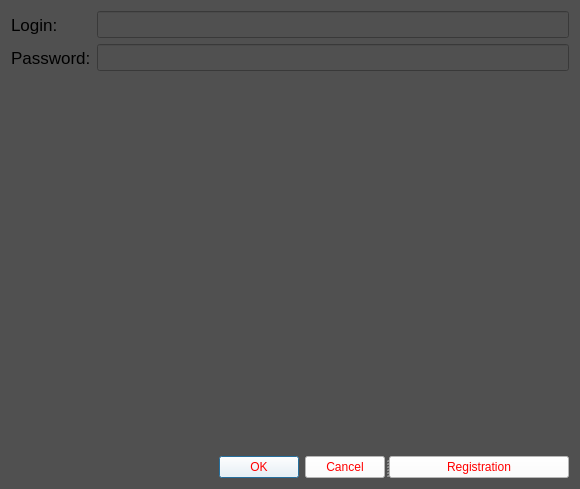
<?xml version="1.0" encoding="UTF-8"?>
<ui version="4.0">
 <class>LoginWindow</class>
 <widget class="QDialog" name="LoginWindow">
  <property name="geometry">
   <rect>
    <x>0</x>
    <y>0</y>
    <width>580</width>
    <height>489</height>
   </rect>
  </property>
  <property name="palette">
   <palette>
    <active>
     <colorrole role="WindowText">
      <brush brushstyle="SolidPattern">
       <color alpha="255">
        <red>0</red>
        <green>0</green>
        <blue>0</blue>
       </color>
      </brush>
     </colorrole>
     <colorrole role="Button">
      <brush brushstyle="SolidPattern">
       <color alpha="255">
        <red>80</red>
        <green>80</green>
        <blue>80</blue>
       </color>
      </brush>
     </colorrole>
     <colorrole role="Light">
      <brush brushstyle="SolidPattern">
       <color alpha="255">
        <red>255</red>
        <green>255</green>
        <blue>255</blue>
       </color>
      </brush>
     </colorrole>
     <colorrole role="Midlight">
      <brush brushstyle="SolidPattern">
       <color alpha="255">
        <red>212</red>
        <green>255</green>
        <blue>255</blue>
       </color>
      </brush>
     </colorrole>
     <colorrole role="Dark">
      <brush brushstyle="SolidPattern">
       <color alpha="255">
        <red>85</red>
        <green>127</green>
        <blue>127</blue>
       </color>
      </brush>
     </colorrole>
     <colorrole role="Mid">
      <brush brushstyle="SolidPattern">
       <color alpha="255">
        <red>113</red>
        <green>170</green>
        <blue>170</blue>
       </color>
      </brush>
     </colorrole>
     <colorrole role="Text">
      <brush brushstyle="SolidPattern">
       <color alpha="255">
        <red>0</red>
        <green>0</green>
        <blue>0</blue>
       </color>
      </brush>
     </colorrole>
     <colorrole role="BrightText">
      <brush brushstyle="SolidPattern">
       <color alpha="255">
        <red>255</red>
        <green>255</green>
        <blue>255</blue>
       </color>
      </brush>
     </colorrole>
     <colorrole role="ButtonText">
      <brush brushstyle="SolidPattern">
       <color alpha="255">
        <red>0</red>
        <green>0</green>
        <blue>0</blue>
       </color>
      </brush>
     </colorrole>
     <colorrole role="Base">
      <brush brushstyle="SolidPattern">
       <color alpha="255">
        <red>80</red>
        <green>80</green>
        <blue>80</blue>
       </color>
      </brush>
     </colorrole>
     <colorrole role="Window">
      <brush brushstyle="SolidPattern">
       <color alpha="255">
        <red>80</red>
        <green>80</green>
        <blue>80</blue>
       </color>
      </brush>
     </colorrole>
     <colorrole role="Shadow">
      <brush brushstyle="SolidPattern">
       <color alpha="255">
        <red>0</red>
        <green>0</green>
        <blue>0</blue>
       </color>
      </brush>
     </colorrole>
     <colorrole role="AlternateBase">
      <brush brushstyle="SolidPattern">
       <color alpha="255">
        <red>212</red>
        <green>255</green>
        <blue>255</blue>
       </color>
      </brush>
     </colorrole>
     <colorrole role="ToolTipBase">
      <brush brushstyle="SolidPattern">
       <color alpha="255">
        <red>255</red>
        <green>255</green>
        <blue>220</blue>
       </color>
      </brush>
     </colorrole>
     <colorrole role="ToolTipText">
      <brush brushstyle="SolidPattern">
       <color alpha="255">
        <red>0</red>
        <green>0</green>
        <blue>0</blue>
       </color>
      </brush>
     </colorrole>
     <colorrole role="PlaceholderText">
      <brush brushstyle="SolidPattern">
       <color alpha="127">
        <red>0</red>
        <green>0</green>
        <blue>0</blue>
       </color>
      </brush>
     </colorrole>
    </active>
    <inactive>
     <colorrole role="WindowText">
      <brush brushstyle="SolidPattern">
       <color alpha="255">
        <red>0</red>
        <green>0</green>
        <blue>0</blue>
       </color>
      </brush>
     </colorrole>
     <colorrole role="Button">
      <brush brushstyle="SolidPattern">
       <color alpha="255">
        <red>80</red>
        <green>80</green>
        <blue>80</blue>
       </color>
      </brush>
     </colorrole>
     <colorrole role="Light">
      <brush brushstyle="SolidPattern">
       <color alpha="255">
        <red>255</red>
        <green>255</green>
        <blue>255</blue>
       </color>
      </brush>
     </colorrole>
     <colorrole role="Midlight">
      <brush brushstyle="SolidPattern">
       <color alpha="255">
        <red>212</red>
        <green>255</green>
        <blue>255</blue>
       </color>
      </brush>
     </colorrole>
     <colorrole role="Dark">
      <brush brushstyle="SolidPattern">
       <color alpha="255">
        <red>85</red>
        <green>127</green>
        <blue>127</blue>
       </color>
      </brush>
     </colorrole>
     <colorrole role="Mid">
      <brush brushstyle="SolidPattern">
       <color alpha="255">
        <red>113</red>
        <green>170</green>
        <blue>170</blue>
       </color>
      </brush>
     </colorrole>
     <colorrole role="Text">
      <brush brushstyle="SolidPattern">
       <color alpha="255">
        <red>0</red>
        <green>0</green>
        <blue>0</blue>
       </color>
      </brush>
     </colorrole>
     <colorrole role="BrightText">
      <brush brushstyle="SolidPattern">
       <color alpha="255">
        <red>255</red>
        <green>255</green>
        <blue>255</blue>
       </color>
      </brush>
     </colorrole>
     <colorrole role="ButtonText">
      <brush brushstyle="SolidPattern">
       <color alpha="255">
        <red>0</red>
        <green>0</green>
        <blue>0</blue>
       </color>
      </brush>
     </colorrole>
     <colorrole role="Base">
      <brush brushstyle="SolidPattern">
       <color alpha="255">
        <red>80</red>
        <green>80</green>
        <blue>80</blue>
       </color>
      </brush>
     </colorrole>
     <colorrole role="Window">
      <brush brushstyle="SolidPattern">
       <color alpha="255">
        <red>80</red>
        <green>80</green>
        <blue>80</blue>
       </color>
      </brush>
     </colorrole>
     <colorrole role="Shadow">
      <brush brushstyle="SolidPattern">
       <color alpha="255">
        <red>0</red>
        <green>0</green>
        <blue>0</blue>
       </color>
      </brush>
     </colorrole>
     <colorrole role="AlternateBase">
      <brush brushstyle="SolidPattern">
       <color alpha="255">
        <red>212</red>
        <green>255</green>
        <blue>255</blue>
       </color>
      </brush>
     </colorrole>
     <colorrole role="ToolTipBase">
      <brush brushstyle="SolidPattern">
       <color alpha="255">
        <red>255</red>
        <green>255</green>
        <blue>220</blue>
       </color>
      </brush>
     </colorrole>
     <colorrole role="ToolTipText">
      <brush brushstyle="SolidPattern">
       <color alpha="255">
        <red>0</red>
        <green>0</green>
        <blue>0</blue>
       </color>
      </brush>
     </colorrole>
     <colorrole role="PlaceholderText">
      <brush brushstyle="SolidPattern">
       <color alpha="127">
        <red>0</red>
        <green>0</green>
        <blue>0</blue>
       </color>
      </brush>
     </colorrole>
    </inactive>
    <disabled>
     <colorrole role="WindowText">
      <brush brushstyle="SolidPattern">
       <color alpha="255">
        <red>85</red>
        <green>127</green>
        <blue>127</blue>
       </color>
      </brush>
     </colorrole>
     <colorrole role="Button">
      <brush brushstyle="SolidPattern">
       <color alpha="255">
        <red>80</red>
        <green>80</green>
        <blue>80</blue>
       </color>
      </brush>
     </colorrole>
     <colorrole role="Light">
      <brush brushstyle="SolidPattern">
       <color alpha="255">
        <red>255</red>
        <green>255</green>
        <blue>255</blue>
       </color>
      </brush>
     </colorrole>
     <colorrole role="Midlight">
      <brush brushstyle="SolidPattern">
       <color alpha="255">
        <red>212</red>
        <green>255</green>
        <blue>255</blue>
       </color>
      </brush>
     </colorrole>
     <colorrole role="Dark">
      <brush brushstyle="SolidPattern">
       <color alpha="255">
        <red>85</red>
        <green>127</green>
        <blue>127</blue>
       </color>
      </brush>
     </colorrole>
     <colorrole role="Mid">
      <brush brushstyle="SolidPattern">
       <color alpha="255">
        <red>113</red>
        <green>170</green>
        <blue>170</blue>
       </color>
      </brush>
     </colorrole>
     <colorrole role="Text">
      <brush brushstyle="SolidPattern">
       <color alpha="255">
        <red>85</red>
        <green>127</green>
        <blue>127</blue>
       </color>
      </brush>
     </colorrole>
     <colorrole role="BrightText">
      <brush brushstyle="SolidPattern">
       <color alpha="255">
        <red>255</red>
        <green>255</green>
        <blue>255</blue>
       </color>
      </brush>
     </colorrole>
     <colorrole role="ButtonText">
      <brush brushstyle="SolidPattern">
       <color alpha="255">
        <red>85</red>
        <green>127</green>
        <blue>127</blue>
       </color>
      </brush>
     </colorrole>
     <colorrole role="Base">
      <brush brushstyle="SolidPattern">
       <color alpha="255">
        <red>80</red>
        <green>80</green>
        <blue>80</blue>
       </color>
      </brush>
     </colorrole>
     <colorrole role="Window">
      <brush brushstyle="SolidPattern">
       <color alpha="255">
        <red>80</red>
        <green>80</green>
        <blue>80</blue>
       </color>
      </brush>
     </colorrole>
     <colorrole role="Shadow">
      <brush brushstyle="SolidPattern">
       <color alpha="255">
        <red>0</red>
        <green>0</green>
        <blue>0</blue>
       </color>
      </brush>
     </colorrole>
     <colorrole role="AlternateBase">
      <brush brushstyle="SolidPattern">
       <color alpha="255">
        <red>170</red>
        <green>255</green>
        <blue>255</blue>
       </color>
      </brush>
     </colorrole>
     <colorrole role="ToolTipBase">
      <brush brushstyle="SolidPattern">
       <color alpha="255">
        <red>255</red>
        <green>255</green>
        <blue>220</blue>
       </color>
      </brush>
     </colorrole>
     <colorrole role="ToolTipText">
      <brush brushstyle="SolidPattern">
       <color alpha="255">
        <red>0</red>
        <green>0</green>
        <blue>0</blue>
       </color>
      </brush>
     </colorrole>
     <colorrole role="PlaceholderText">
      <brush brushstyle="SolidPattern">
       <color alpha="127">
        <red>85</red>
        <green>127</green>
        <blue>127</blue>
       </color>
      </brush>
     </colorrole>
    </disabled>
   </palette>
  </property>
  <property name="windowTitle">
   <string>Dialog</string>
  </property>
  <property name="styleSheet">
   <string notr="true">QWidget  {background-color:  #505050; color: black}
QPushButton  {background-color: white; color: red;}</string>
  </property>
  <layout class="QVBoxLayout" name="verticalLayout">
   <item>
    <layout class="QFormLayout" name="formLayout">
     <item row="0" column="0">
      <widget class="QLabel" name="label">
       <property name="font">
        <font>
         <pointsize>13</pointsize>
        </font>
       </property>
       <property name="text">
        <string>Login:</string>
       </property>
      </widget>
     </item>
     <item row="1" column="0">
      <widget class="QLabel" name="label_2">
       <property name="font">
        <font>
         <pointsize>13</pointsize>
        </font>
       </property>
       <property name="text">
        <string>Password:</string>
       </property>
      </widget>
     </item>
     <item row="0" column="1">
      <widget class="QLineEdit" name="lineEdit_Login">
       <property name="font">
        <font>
         <pointsize>12</pointsize>
        </font>
       </property>
      </widget>
     </item>
     <item row="1" column="1">
      <widget class="QLineEdit" name="lineEdit_Password">
       <property name="font">
        <font>
         <pointsize>12</pointsize>
        </font>
       </property>
       <property name="echoMode">
        <enum>QLineEdit::EchoMode::Password</enum>
       </property>
      </widget>
     </item>
    </layout>
   </item>
   <item>
    <spacer name="verticalSpacer">
     <property name="orientation">
      <enum>Qt::Orientation::Vertical</enum>
     </property>
     <property name="sizeHint" stdset="0">
      <size>
       <width>20</width>
       <height>40</height>
      </size>
     </property>
    </spacer>
   </item>
   <item>
    <widget class="QSplitter" name="splitter">
     <property name="orientation">
      <enum>Qt::Orientation::Horizontal</enum>
     </property>
     <widget class="QDialogButtonBox" name="buttonBox">
      <property name="sizePolicy">
       <sizepolicy hsizetype="Expanding" vsizetype="Fixed">
        <horstretch>0</horstretch>
        <verstretch>0</verstretch>
       </sizepolicy>
      </property>
      <property name="standardButtons">
       <set>QDialogButtonBox::StandardButton::Cancel|QDialogButtonBox::StandardButton::Ok</set>
      </property>
     </widget>
     <widget class="QPushButton" name="pushButton_Registration">
      <property name="text">
       <string>Registration</string>
      </property>
     </widget>
    </widget>
   </item>
  </layout>
 </widget>
 <resources/>
 <connections/>
</ui>
